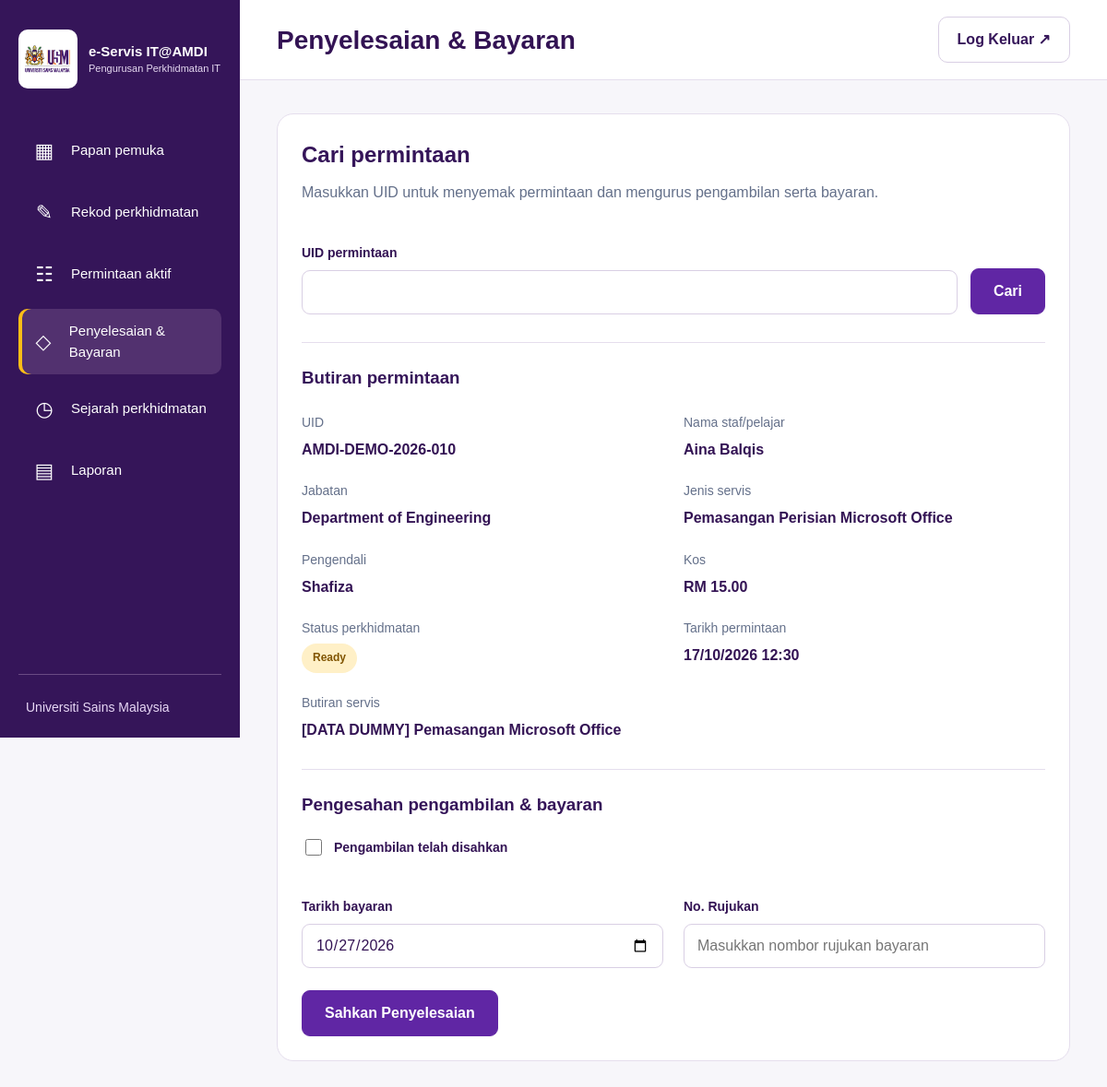
/payments/index.php?uid=AMDI-DEMO-2026-010 (signed in), run on the app's committed database.
### tables this page shows
CREATE TABLE `service_requests` (
  `id` int(10) UNSIGNED NOT NULL,
  `uid` varchar(40) NOT NULL,
  `requester_name` varchar(150) NOT NULL,
  `department_id` int(10) UNSIGNED NOT NULL,
  `service_type_id` int(10) UNSIGNED NOT NULL,
  `service_details` text NOT NULL,
  `estimated_cost` decimal(10,2) NOT NULL,
  `requested_at` datetime NOT NULL,
  `handler_id` int(10) UNSIGNED NOT NULL,
  `status` enum('in_progress','ready','completed') NOT NULL DEFAULT 'in_progress',
  `ready_at` datetime DEFAULT NULL,
  `picked_up_at` datetime DEFAULT NULL,
  `payment_date` date DEFAULT NULL,
  `reference_no` varchar(100) DEFAULT NULL,
  `completed_at` datetime DEFAULT NULL,
  `created_by` int(10) UNSIGNED NOT NULL,
  `completed_by` int(10) UNSIGNED DEFAULT NULL,
  `created_at` datetime NOT NULL DEFAULT current_timestamp(),
  `updated_at` datetime NOT NULL DEFAULT current_timestamp() ON UPDATE current_timestamp(),
  `requester_phone` varchar(30) DEFAULT NULL,
  `requester_email` varchar(190) DEFAULT NULL,
  `device_ownership` enum('usm','personal') DEFAULT NULL,
  `device_type` varchar(30) DEFAULT NULL,
  `device_type_other` varchar(100) DEFAULT NULL,
  `device_brand` varchar(120) DEFAULT NULL,
  `device_model` varchar(150) DEFAULT NULL,
  `device_serial` varchar(150) DEFAULT NULL,
  `asset_number` varchar(150) DEFAULT NULL,
  `device_condition` enum('unchecked','good','damaged','off') DEFAULT NULL,
  `condition_notes` varchar(1000) DEFAULT NULL
);

CREATE TABLE `departments` (
  `id` int(10) UNSIGNED NOT NULL,
  `name` varchar(150) NOT NULL,
  `is_active` tinyint(1) NOT NULL DEFAULT 1
);

CREATE TABLE `service_types` (
  `id` int(10) UNSIGNED NOT NULL,
  `name` varchar(100) NOT NULL,
  `is_active` tinyint(1) NOT NULL DEFAULT 1
);

CREATE TABLE `handlers` (
  `id` int(10) UNSIGNED NOT NULL,
  `name` varchar(150) NOT NULL,
  `is_active` tinyint(1) NOT NULL DEFAULT 1
);

### includes/auth.php (called while the page is built, shortened)
<?php
function e(string $value): string {
    return htmlspecialchars($value, ENT_QUOTES, 'UTF-8');
}

### payments/index.php (the view, shortened to what this page needs)
<?php
require __DIR__ . '/../includes/auth.php';
require __DIR__ . '/../config/database.php';
$paymentDate = date('Y-m-d');
$referenceNo = '';
$pickupConfirmed = false;
$uidInput = $_SERVER['REQUEST_METHOD'] === 'POST'
    ? ($_POST['uid'] ?? '')
    : ($_GET['uid'] ?? '');
$uid = is_string($uidInput) ? trim($uidInput) : '';
$request = null;
$labels = [
    'in_progress' => 'In Progress',
    'ready' => 'Ready',
    'completed' => 'Completed',
];
if (isset($_GET['uid']) || $_SERVER['REQUEST_METHOD'] === 'POST') {
    if ($uid === '' || strlen($uid) > 40) {
        $error = 'Sila masukkan UID yang sah.';
    } else {
        try {
            $statement = $pdo->prepare(
                'SELECT
                    r.*,
                    d.name AS department_name,
                    t.name AS service_type_name,
                    h.name AS handler_name
                 FROM service_requests r
                 JOIN departments d ON d.id = r.department_id
                 JOIN service_types t ON t.id = r.service_type_id
                 JOIN handlers h ON h.id = r.handler_id
                 WHERE r.uid = :uid'
            );
            $statement->execute(['uid' => $uid]);
            $request = $statement->fetch(PDO::FETCH_ASSOC);
        } catch (PDOException $exception) {
            error_log('Payment search: ' . $exception->getMessage());
            $error = 'Carian gagal. Sila cuba lagi.';
        }
    }
}
?>
<!DOCTYPE html>
<html lang="ms">
<head>
    <link rel="stylesheet"
          href="<?= APP_BASE ?>/assets/css/style.css">
    <link rel="stylesheet"
          href="<?= APP_BASE ?>/assets/css/sidebar.css">
    <link rel="stylesheet"
          href="<?= APP_BASE ?>/assets/css/dashboard.css">
    <link rel="stylesheet"
          href="<?= APP_BASE ?>/assets/css/payments.css">
</head>
<body class="workspace">
    <?php require __DIR__ . '/../includes/sidebar.php'; ?>
    <div class="dashboard-area">
        <header class="dashboard-header">
            <h1>Penyelesaian &amp; Bayaran</h1>
            <form method="post" action="<?= APP_BASE ?>/logout.php">
                <button type="submit" class="logout-button">
                    Log Keluar ↗
                </button>
            </form>
        </header>
        <main class="dashboard-main" id="main-content" tabindex="-1">
            <section class="payment-panel">
                <h2>Cari permintaan</h2>
                <p>
                    Masukkan UID untuk menyemak permintaan
                    dan mengurus pengambilan serta bayaran.
                </p>
                <form method="get" class="uid-search">
                    <div class="uid-field">
                        <label for="uid">UID permintaan</label>
                        <input
                            type="text"
                            id="uid"
                            name="uid"
                            maxlength="40"
                            required
                        >
                    </div>
                    <button type="submit" class="payment-primary">
                        Cari
                    </button>
                </form>
<?php if ($request): ?>
    <h3 class="payment-result-title">Butiran permintaan</h3>
    <dl class="payment-details">
        <div>
            <dt>UID</dt>
            <dd><?= e($request['uid']) ?></dd>
        </div>
        <div>
            <dt>Nama staf/pelajar</dt>
            <dd><?= e($request['requester_name']) ?></dd>
        </div>
        <div>
            <dt>Jabatan</dt>
            <dd><?= e($request['department_name']) ?></dd>
        </div>
        <div>
            <dt>Jenis servis</dt>
            <dd><?= e($request['service_type_name']) ?></dd>
        </div>
        <div>
            <dt>Pengendali</dt>
            <dd><?= e($request['handler_name']) ?></dd>
        </div>
        <div>
            <dt>Kos</dt>
            <dd>
                RM <?= number_format(
                    (float) $request['estimated_cost'],
                    2
                ) ?>
            </dd>
        </div>
        <div>
            <dt>Status perkhidmatan</dt>
            <dd>
                <span class="status status-<?= e($request['status']) ?>">
                    <?= e($labels[$request['status']] ?? $request['status']) ?>
                </span>
            </dd>
        </div>
        <div>
            <dt>Tarikh permintaan</dt>
            <dd>
                <?= e(date(
                    'd/m/Y H:i',
                    strtotime($request['requested_at'])
                )) ?>
            </dd>
        </div>
        <div class="payment-wide">
            <dt>Butiran servis</dt>
            <dd><?= nl2br(e($request['service_details'])) ?></dd>
        </div>
    </dl>
    <?php if ($request['status'] === 'in_progress'): ?>
        <p class="payment-message">
            Servis masih dalam proses dan belum sedia untuk diambil.
        </p>
    <?php elseif ($request['status'] === 'ready'): ?>
    <h3 class="payment-result-title">
        Pengesahan pengambilan &amp; bayaran
    </h3>
    <form method="post"
          action="<?= APP_BASE ?>/payments/index.php"
          class="completion-form">
        <label class="pickup-check">
            <input
                type="checkbox"
                name="pickup_confirmed"
                value="1"
                <?= $pickupConfirmed ? 'checked' : '' ?>
                required
            >
            <span>Pengambilan telah disahkan</span>
        </label>
        <div class="payment-details">
            <div class="uid-field">
                <label for="payment_date">Tarikh bayaran</label>
                <input
                    type="date"
                    id="payment_date"
                    name="payment_date"
                    value="<?= e($paymentDate) ?>"
                    min="1000-01-01"
                    max="<?= e(date('Y-m-d')) ?>"
                    required
                >
            </div>
            <div class="uid-field">
                <label for="reference_no">No. Rujukan</label>
                <input
                    type="text"
                    id="reference_no"
                    name="reference_no"
                    value="<?= e($referenceNo) ?>"
                    placeholder="Masukkan nombor rujukan bayaran"
                    maxlength="100"
                    required
                >
            </div>
        </div>
        <button type="submit" class="payment-primary">
            Sahkan Penyelesaian
        </button>
    </form>
    <?php endif; ?>
<?php endif; ?>
            </section>
        </main>
    </div>
</body>
</html>

### assets/css/style.css (style rules this page uses)
:root { --purple: #6026a4; --ink: #331354; --muted: #64708a; --gold: #ffbe16; --line: #e5deed; }
* { box-sizing: border-box; }
body { margin: 0; color: var(--ink); font: 16px/1.5 Arial, sans-serif; background: #f7f6fa; }
button, input { font: inherit; }
button { cursor: pointer; }
h1 { margin: 12px 0 16px; font-size: 32px; line-height: 1.25; }
label { display: block; font-size: 14px; font-weight: 600; margin: 18px 0 7px; }
input:not([type="hidden"]) { width: 100%; height: 48px; padding: 10px 14px; border: 1px solid #cfc4dc; border-radius: 8px; background: #fff; color: var(--ink); }

### assets/css/sidebar.css (style rules this page uses)
.workspace { display: grid; grid-template-columns: 260px minmax(0, 1fr); min-height: 100vh; }

### assets/css/dashboard.css (style rules this page uses)
.dashboard-area { min-width: 0; }
.dashboard-header { background: #fff; border-bottom: 1px solid #e5deed; display: flex; align-items: center; justify-content: space-between; padding: 18px 40px; gap: 16px; }
.dashboard-header h1 { margin: 0; font-size: 28px; }
.logout-button { border: 1px solid #d9cfe4; background: white; border-radius: 10px; padding: 12px 20px; color: #351559; font-weight: 700; }
.dashboard-main { padding: 36px 40px; }
.status { display: inline-block; border-radius: 30px; padding: 6px 12px; font-size: 12px; font-weight: 700; }
.status-ready { background: #fff0c7; color: #805400; }

### assets/css/payments.css (style rules this page uses)
.payment-panel { padding: 26px; border: 1px solid #e5deed; border-radius: 18px; background: #fff; }
.payment-panel h2 { margin: 0 0 10px; color: #351559; }
.payment-panel p { margin: 0; color: #64708a; line-height: 1.6; }
.uid-search { display: flex; align-items: flex-end; gap: 14px; margin-top: 24px; }
.uid-field { flex: 1; }
.uid-field label { display: block; margin-bottom: 8px; font-weight: 600; }
.uid-field input { box-sizing: border-box; width: 100%; padding: 12px 14px; border: 1px solid #d9cfe4; border-radius: 9px; font: inherit; }
.payment-primary { padding: 12px 24px; border: 1px solid #6026a4; border-radius: 9px; background: #6026a4; color: #fff; font: inherit; font-weight: 600; cursor: pointer; }
.payment-result-title { margin-top: 30px; padding-top: 24px; border-top: 1px solid #e5deed; color: #351559; }
.payment-details { display: grid; grid-template-columns: repeat(2, minmax(0, 1fr)); gap: 22px; margin: 24px 0; }
.payment-details dt { margin-bottom: 6px; color: #64708a; font-size: 14px; }
.payment-details dd { margin: 0; font-weight: 600; line-height: 1.6; overflow-wrap: anywhere; }
.payment-wide { grid-column: 1 / -1; }
.completion-form { margin-top: 20px; }
.pickup-check { display: flex; align-items: center; gap: 10px; font-weight: 600; cursor: pointer; }
.pickup-check input { width: 18px; height: 18px; accent-color: #6026a4; }

### data on the page
service_requests: uid "AMDI-DEMO-2026-010", requester_name "Aina Balqis", department.name "Department of Engineering", service_type.name "Pemasangan Perisian Microsoft Office", handler.name "Shafiza", estimated_cost "15.00", status "Ready", requested_at "17/10/2026 12:30", service_details "[DATA DUMMY] Pemasangan Microsoft Office"

### other printed values
$icon "▦"
$label "Papan pemuka"
$icon "✎"
$label "Rekod perkhidmatan"
$icon "☷"
$label "Permintaan aktif"
$icon "◇"
$label "Penyelesaian & Bayaran"
$icon "◷"
$label "Sejarah perkhidmatan"
$icon "▤"
$label "Laporan"
